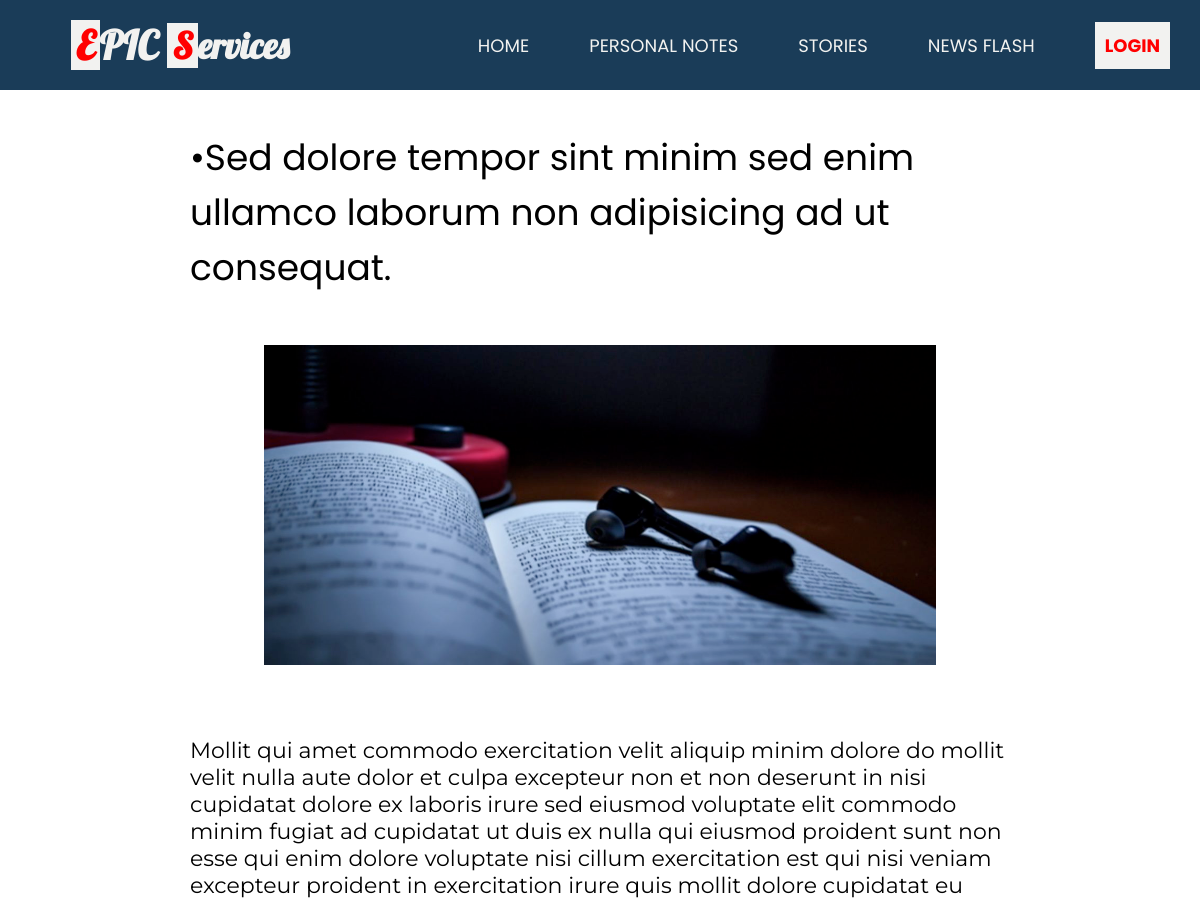
The page /stories/open.php?storyid=1 (upper part) on the database as committed earlier.
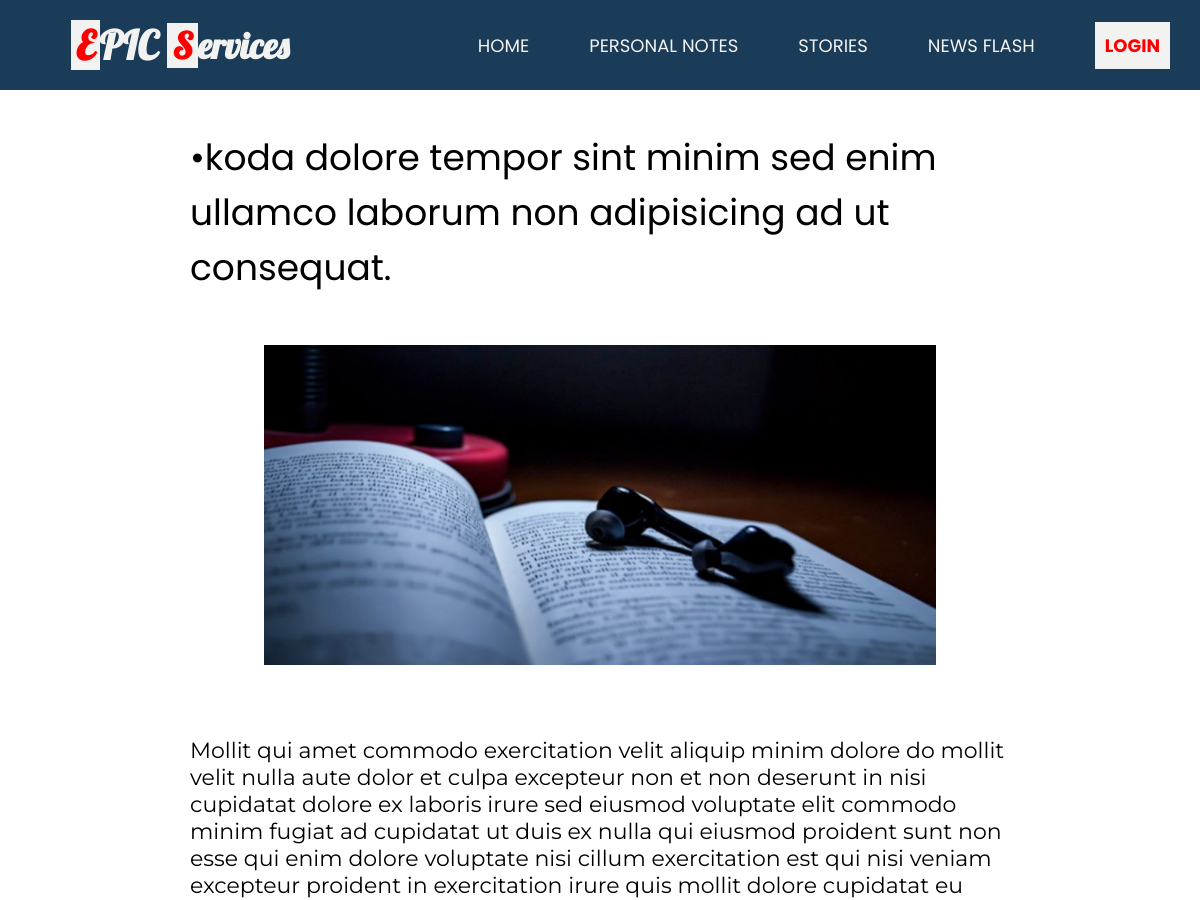
The same page on the database as committed later.
### tables this page shows
CREATE TABLE `stories` (
  `storyid` int(11) NOT NULL,
  `storyuser` varchar(15) DEFAULT NULL,
  `storytitle` text,
  `storydata` text,
  `storytags` text,
  `dttm` date DEFAULT NULL
);

### stories/open.php (the view, shortened to what this page needs)
<?php
	include("../public/top.php");
?>
<!DOCTYPE html>
<html lang="en">
<head>
	<link rel="stylesheet" href="styles/open.css">
</head>
<body>
	<section id="openContainer">
		<?php
			include '../public/header.php';
		?>
		<section class="open-container">
			<?php
				if (!isset($_GET['storyid'])) {
					header("location: index.php");
				} else {
					$selectstoryopen = "select * from stories where storyid =".$_GET['storyid'];
					$res = mysqli_query($conn, $selectstoryopen);
					$checkData = mysqli_num_rows($res);
					if ($checkData == 1){
						$row = mysqli_fetch_array($res);
						$storytitle = $row['storytitle'];
						$storydata = $row['storydata'];
					} else {
						header("location: index.php");
					}
				}
			?>
			<section class="open-title">&bull;<?= $storytitle ?></section>
			<section class="thumbnail"><img src="../assets/images/book.jpg"></section>
			<section class="open-main"><pre><?= $storydata ?></pre></section>
		</section>
		<?php
			include '../public/footer.php';
		?>
	</section>
</body>
</html>

Rows that differ between the two databases and show on the page:
changed stories: storytitle "Sed dolore tempor sint minim sed enim ullamco laborum non adipisicing ad ut consequat." → "koda dolore tempor sint minim sed enim ullamco laborum non adipisicing ad ut consequat."
